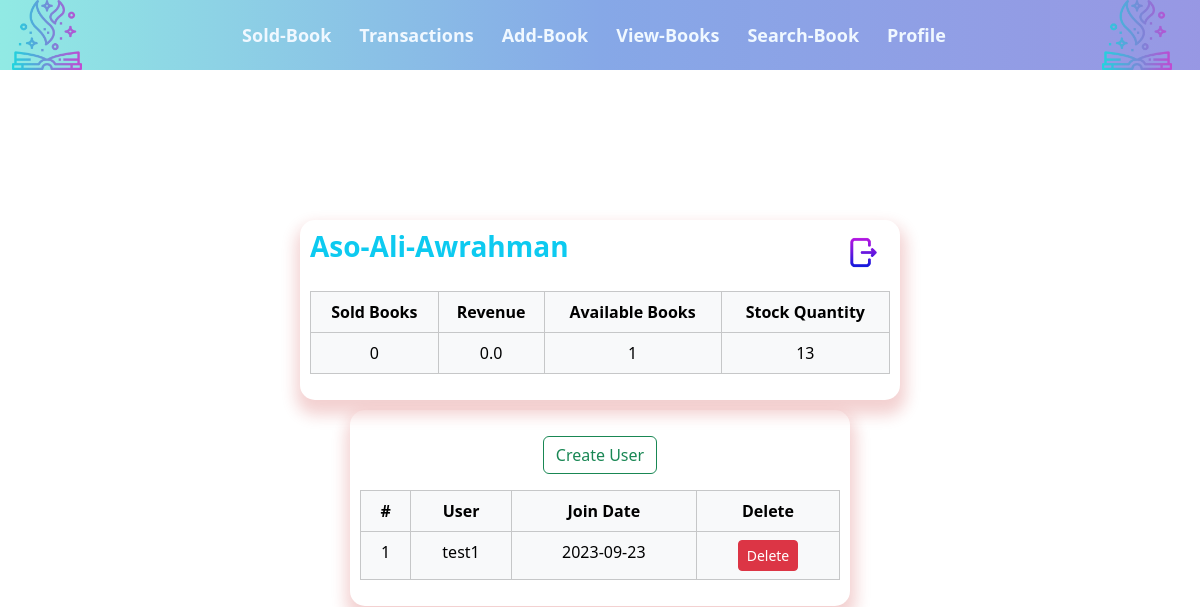
/super-profile/ (signed in), run on an earlier commit of the app's database.
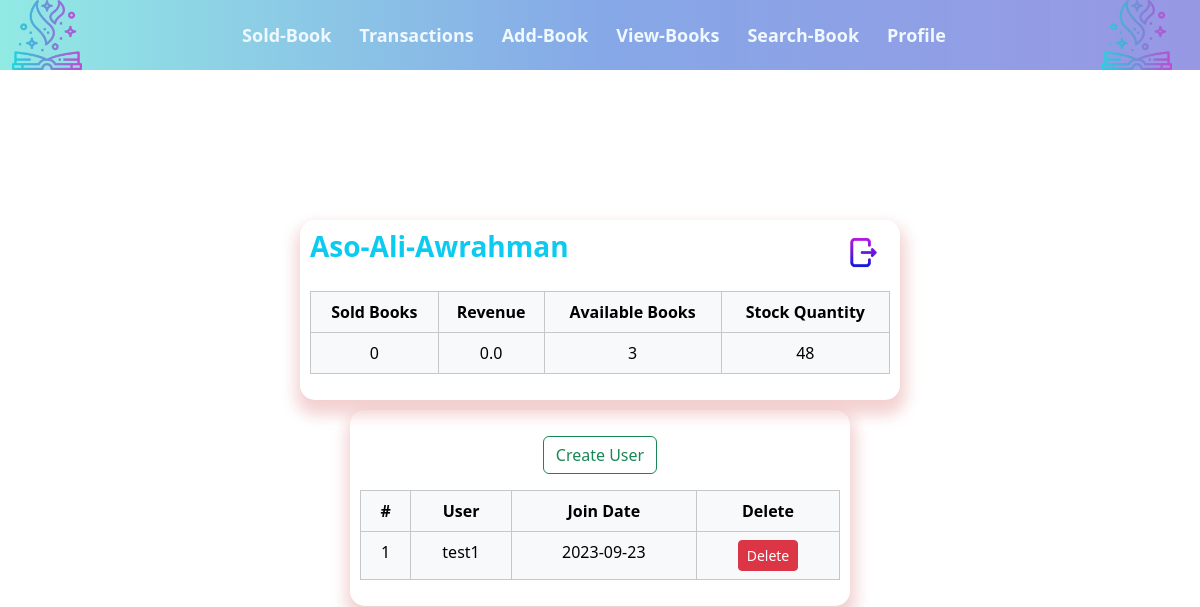
And on a later commit of the database.
### main/models.py (models this page shows)
class StatusReport(models.Model):
    user = models.ForeignKey(User, on_delete=models.CASCADE)
    sold_books = models.IntegerField(default=0)
    revenue = models.FloatField(default=0.0)
    available_books = models.IntegerField(default=0)
    stock_quantity = models.IntegerField(default=0)

### main/views.py (the view, shortened to what this page needs)
# urls.py: path('super-profile/', views.super_profile_page, name='super-profile'),
def super_profile_page(request):
    if not request.user.is_superuser:
        return redirect('profile')
    context = {
        'status': None,
        'users': None
    }
    context['status'] = StatusReport.objects.filter(user=request.user)
    context['users'] = User.objects.filter(is_superuser=False)
    return render(request, 'super-profile-page.html', context)

### main/templates/super-profile-page.html (shortened to what this page needs)
{% extends 'layout.html' %}
{% block content %}
    <div class="box-container" style="max-width: 600px;">
        <div class="d-flex justify-content-between mb-3">
            <h3 class="text-info" style="font-weight: bold;">{{ request.user.username}}</h3>
            <form method="post">
                <button type="sumbit" name="logout-button" class="btn btn-sm" onclick="return confirm('Logout?')"><img src="../static/images/logout.png" width="35" alt="Logout"></button>
            </form>
        </div>
        <table class="table table-light bg-transparent table-hover table-bordered">
            <thead>
                <tr>
                    <th>Sold Books</th>
                    <th>Revenue</th>
                    <th>Available Books</th>
                    <th>Stock Quantity</th>
                </tr>
            </thead>
            <tbody>
                <tr>
                    {% for stat in status %}
                        <td>{{ stat.sold_books }}</td>
                        <td>{{ stat.revenue }}</td>
                        <td>{{ stat.available_books }}</td>
                        <td>{{ stat.stock_quantity }}</td>
                    {% endfor %}
                </tr>
            </tbody>
        </table>
    </div>
    <div class="box-container" style="max-width: 500px; max-height: 250px; margin-top: 10px; overflow: auto;">
        <button type="button" class="btn btn-outline-success m-3" onclick="form_visibility(true, 'create-form')">Create User</button>
        {% if users %}
            <table class="table table-light table-hover table-bordered">
                <thead>
                    <tr>
                        <th>#</th>
                        <th>User</th>
                        <th>Join Date</th>
                        <th>Delete</th>
                    </tr>
                </thead>
                <tbody>
                    {% for user in users %}
                        <tr>
                            <td>{{ forloop.counter }}</td>
                            <td>{{ user.username }}</td>
                            <td>{{ user.date_joined|date:'Y-m-d' }}</td>
                            <form method="post">
                                <td><button type="submit" name="delete-user-button" value="{{ user.username }}" class="btn btn-sm btn-danger" onclick="return confirm('do you want delete this user?')">Delete</button></td>
                            </form>
                        </tr>
                    {% endfor %}
                </tbody>
            </table>
        {% endif %}
    </div>
{% endblock %}

What changed in the data, as far as the page shows it:
changed StatusReport: available_books "1" → "3"; stock_quantity "13" → "48"
